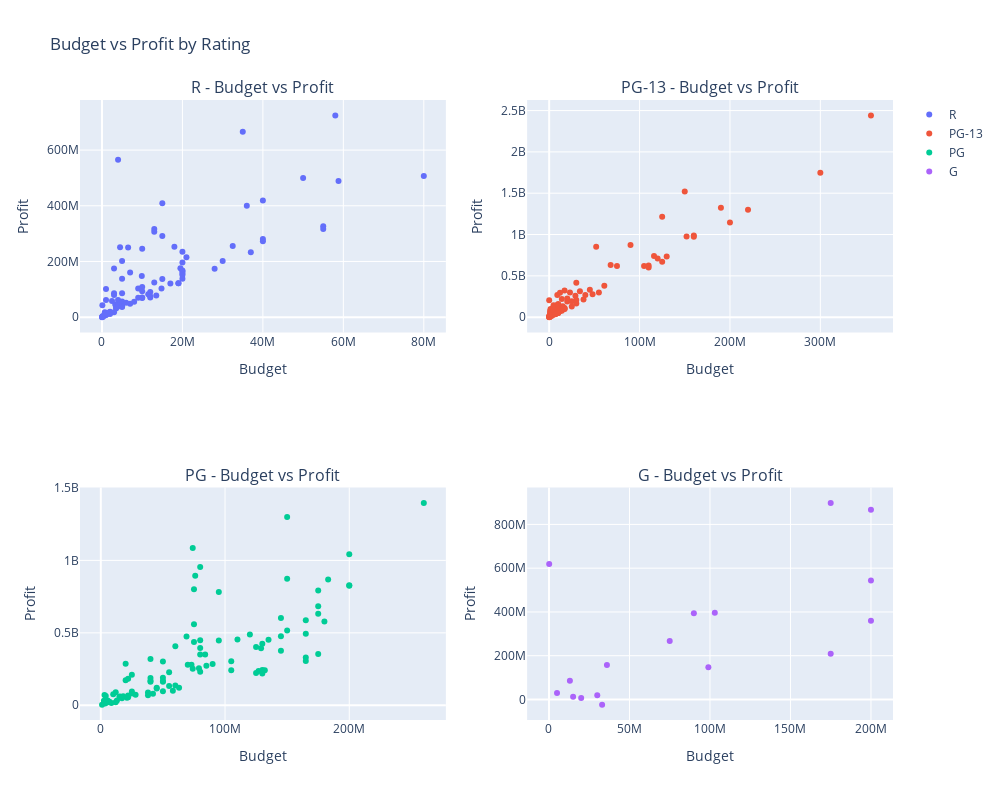

The code cell stored with this chart in its notebook:
### Code cell
## Top 100 films of each rating
r_rating = top_100[top_100['rating'] == 'R'].head(100)
pg13_rating = top_100[top_100['rating'] == 'PG-13'].head(100)
pg_rating = top_100[top_100['rating'] == 'PG'].head(100)
g_rating = top_100[top_100['rating'] == 'G'].head(100)


## Creating the subplot figure for plotly
fig = make_subplots(
    rows=2, cols=2,
    subplot_titles=('R - Budget vs Profit', 'PG-13 - Budget vs Profit', 'PG - Budget vs Profit',
                    'G - Budget vs Profit'))

## Creating each scatter for the subplot
fig.add_trace(go.Scatter(x=r_rating['budget'], y=r_rating['Profit'], 
                         mode='markers', name='R', hovertext=r_rating['title']), 
                         row=1, col=1)

fig.add_trace(go.Scatter(x=pg13_rating['budget'], y=pg13_rating['Profit'], 
                         mode='markers', name='PG-13', hovertext=pg13_rating['title']), 
                         row=1, col=2)

fig.add_trace(go.Scatter(x=pg_rating['budget'], y=pg_rating['Profit'], 
                         mode='markers', name='PG', hovertext=pg_rating['title']), 
                         row=2, col=1)

fig.add_trace(go.Scatter(x=g_rating['budget'], y=g_rating['Profit'], 
                         mode='markers', name='G', hovertext=g_rating['title']), 
                         row=2, col=2)

## Fixing the X and Y axes
fig.update_xaxes(title_text="Budget", row=1, col=1)
fig.update_xaxes(title_text="Budget", row=1, col=2)
fig.update_xaxes(title_text="Budget", row=2, col=1)
fig.update_xaxes(title_text="Budget", row=2, col=2)

fig.update_yaxes(title_text="Profit", row=1, col=1)
fig.update_yaxes(title_text="Profit", row=1, col=2)
fig.update_yaxes(title_text="Profit", row=2, col=1)
fig.update_yaxes(title_text="Profit", row=2, col=2)

## Updating the layout information
fig.update_layout(height=800, width=1000,
                  title_text="Budget vs Profit by Rating")

fig.show()

### Figure 1 — Plotly figure (JSON) as saved in the notebook; plotly's stock layout.template omitted (floating-point values rounded to 4 significant figures)
{"data": [{"hovertext": ["The Gallows", "Fifty Shades of Grey", "The Devil Inside", "Unfriended", "Paranormal Activity 2", "Get Out", "Paranormal Activity 3", "Annabelle", "The Purge", "The King's Speech", "Paranormal Activity 4", "Sinister", "Black Swan", "Halloween", "Dope", "Your Sister's Sister", "The Conjuring", "Magic Mike", "A Haunted House", "Annabelle: Creation", "It", "A Ghost Story", "Paranormal Activity: The Marked Ones", "Moonlight", "Unfriended: Dark Web", "Sleight", "Don't Breathe", "Whiplash", "Neighbors", "Hello, My Name Is Doris", "Deadpool", "The Boy Next Door", "Us", "The Purge: Anarchy", "Ma", "Boyhood", "A Star Is Born", "Grandma", "The Purge: Election Year", "The Gift", "The Witch", "Lucy", "Silver Linings Playbook", "The Big Sick", "Dallas Buyers Club", "Ted", "No Escape", "It Follows", "Bad Teacher", "The Sessions", "Call Me by Your Name", "The First Purge", "Jigsaw", "Bellflower", "Monsters", "Jackass Presents: Bad Grandpa", "Meet the Blacks", "The Shape of Water", "The Kids Are All Right", "Buried", "Ready or Not", "Unsane", "12 Years a Slave", "American Sniper", "Bad Moms", "Blair Witch", "Oculus", "The Descendants", "Bridesmaids", "Manchester by the Sea", "Jackass 3D", "Project X", "As Above, So Below", "I Am Not Your Negro", "Silent House", "Dirty Grandpa", "Tangerine", "Let's Be Cops", "The Conjuring 2", "Hereditary", "Magic Mike XXL", "Begin Again", "End of Watch", "Paranormal Activity: The Ghost Dimension", "Hustlers", "Resident Evil: The Final Chapter", "Annabelle Comes Home", "Girls Trip", "Sausage Party", "The Hangover Part II", "We're the Millers", "About Time", "Straight Outta Compton", "K-12", "Before Midnight", "Fifty Shades Darker", "Winter's Bone", "Act of Valor", "Crawl", "Fifty Shades Freed"], "mode": "markers", "name": "R", "type": "scatter", "x": [100000, 4000000, 1000000, 1000000, 3000000, 4500000, 5000000, 6500000, 3000000, 15000000, 5000000, 3000000, 13000000, 10000000, 700000, 125000, 13000000, 7000000, 2500000, 15000000, 35000000, 100000, 5000000, 4000000, 1000000, 250000, 9900000, 3300000, 18000000, 1000000, 58000000, 4000000, 20000000, 9000000, 5000000, 4000000, 36000000, 600000, 10000000, 5000000, 3500000, 40000000, 21000000, 5000000, 5000000, 50000000, 5000000, 2000000, 20000000, 1000000, 4000000, 13000000, 10000000, 17000, 500000, 15000000, 900000, 19500000, 3500000, 1987650, 6000000, 1500000, 20000000, 58800000, 20000000, 5000000, 5000000, 20000000, 32500000, 9000000, 20000000, 12000000, 5000000, 1000000, 2000000, 11500000, 100000, 17000000, 40000000, 10000000, 14800000, 8000000, 7000000, 10000000, 20000000, 40000000, 30000000, 19000000, 19000000, 80000000, 37000000, 12000000, 28000000, 50000, 3000000, 55000000, 2000000, 12000000, 13500000, 55000000], "xaxis": "x", "y": [42864410, 565651467, 100758490, 61882090, 174512032, 250907969, 202039844, 250547661, 86328627, 408999102, 137802657, 79515113, 316398046, 245485178, 17286781, 3117802, 306494638, 160739368, 57659584, 291515884, 665381748, 1851683, 85894962, 61336603, 15024987, 3739705, 147930487, 45682041, 252665134, 13659448, 724612155, 48425855, 235184580, 102928365, 56105672, 44137666, 400188866, 6605073, 108587880, 53978653, 36923945, 418863600, 215412453, 51411585, 50736588, 499368315, 49418872, 19528593, 196197492, 9656155, 37887595, 124056262, 92952888, 155935, 4560438, 136826547, 8197072, 175833312, 31205850, 17452114, 51615777, 12793601, 167733202, 488626372, 163936074, 40173154, 39446287, 157243185, 255883523, 69988148, 151685792, 90731865, 36898409, 7345298, 14527747, 82573028, 714868, 121224951, 280392818, 70200936, 103013057, 55464861, 48078146, 68903124, 137563598, 272242626, 201252591, 121552359, 121705322, 506764305, 232994119, 75100449, 173634991, 309377, 17994648, 326545846, 11796834, 70497035, 78042097, 316985018], "yaxis": "y"}, {"hovertext": ["Arrival", "Catfish", "The Quiet Ones", "Snow Flower and the Secret Fan", "Searching", "Insidious", "The Woman in Black 2: Angel of Death", "The Last Exorcism", "Like Crazy", "Courageous", "Split", "Lights Out", "Truth or Dare", "Happy Death Day", "The Fault in Our Stars", "Ouija", "A Quiet Place", "The Visit", "Another Earth", "Escape Room", "Bohemian Rhapsody", "Insidious: The Last Key", "The Imitation Game", "La La Land", "Green Book", "The Best Exotic Marigold Hotel", "Life in a Day", "Winchester", "Glass", "The Grace Card", "Beasts of the Southern Wild", "Lion", "The Lazarus Effect", "47 Meters Down", "Insidious: Chapter 3", "Jurassic World", "Harry Potter and the Deathly Hallows: Part 2", "Jumanji: Welcome to the Jungle", "Book Club", "Me Before You", "The Twilight Saga: Eclipse", "The Maze Runner", "Pitch Perfect 2", "Mama", "Easy A", "The Hunger Games", "Ouija: Origin of Evil", "Hunt for the Wilderpeople", "The Artist", "Still Alice", "The Iron Lady", "The Help", "Chronicle", "Philomena", "Taken 2", "The Theory of Everything", "Think Like a Man", "Furious 7", "Crazy Rich Asians", "Dark Skies", "Avengers: Endgame", "Knives Out", "Loving Vincent", "The Woman in Black", "Overboard", "Captain Marvel", "Countdown", "10 Cloverfield Lane", "Venom", "Les Misérables", "Happy Death Day 2U", "Aquaman", "Paper Towns", "Love & Friendship", "Spider-Man: Far from Home", "If I Stay", "The Shallows", "Gravity", "Lowriders", "The Twilight Saga: Breaking Dawn - Part 2", "The Avengers", "Avengers: Infinity War", "Taken 3", "Pitch Perfect", "Black Panther", "Skyline", "Deadpool 2", "The Hunger Games: Catching Fire", "True Grit", "The Vow", "The Twilight Saga: Breaking Dawn - Part 1", "Jojo Rabbit", "The Boy", "House at the End of the Street", "Murder on the Orient Express", "Jumanji: The Next Level", "Devil", "Ride Along", "Everything, Everything", "Gifted"], "mode": "markers", "name": "PG-13", "type": "scatter", "x": [10000, 30000, 200000, 134005, 1000000, 1500000, 1000000, 1800000, 250000, 1000000, 9000000, 4900000, 3500000, 4800000, 12000000, 5000000, 17000000, 5000000, 100000, 9000000, 52000000, 10000000, 14000000, 30000000, 23000000, 10000000, 45202, 3500000, 20000000, 200000, 1800000, 12000000, 3300000, 5500000, 10000000, 150000000, 125000000, 90000000, 10000000, 20000000, 68000000, 34000000, 29000000, 15000000, 8000000, 75000000, 9000000, 2500000, 15000000, 5000000, 13000000, 25000000, 15000000, 12000000, 45000000, 15000000, 12000000, 190000000, 30000000, 3500000, 356000000, 40000000, 5500000, 17000000, 12000000, 152000000, 6500000, 15000000, 116000000, 61000000, 9000000, 160000000, 12000000, 3000000, 160000000, 11000000, 17000000, 105000000, 916000, 120000000, 220000000, 300000000, 48000000, 17000000, 200000000, 10000000, 110000000, 130000000, 38000000, 30000000, 110000000, 14000000, 10000000, 6900000, 55000000, 125000000, 10000000, 25000000, 10000000, 7000000], "xaxis": "x2", "y": [203378186, 3503711, 17635162, 11214200, 74462037, 98057032, 47854305, 67632527, 8779150, 34185884, 269454358, 143968835, 91830493, 120679266, 295166834, 98590271, 323939361, 93450062, 1838783, 146712077, 851655259, 157885588, 219555708, 416486224, 298752656, 126836156, 561967, 40519588, 226999039, 2230735, 19307746, 128312928, 35056892, 56687529, 102983889, 1520400637, 1216511219, 872077546, 94438188, 188314186, 630491347, 314319861, 258144079, 131428180, 67026216, 619394724, 72705746, 20019390, 118432856, 39779195, 102890699, 191639112, 111636097, 88129872, 331141306, 108726688, 84070507, 1325047671, 208532921, 24358103, 2441800564, 269232797, 36687665, 111955898, 79244913, 976274794, 41521766, 95216998, 740085151, 380809770, 55600152, 988461807, 73512300, 18401949, 971927996, 67274843, 102100758, 618192705, 5396033, 709746820, 1298812988, 1748359754, 278479141, 98350426, 1146913161, 56984887, 624546611, 735011746, 214276927, 166114570, 602205856, 76335025, 54188367, 37387131, 297789811, 671575993, 52695489, 129468902, 51621140, 36046590], "yaxis": "y2"}, {"hovertext": ["War Room", "A Beautiful Day in the Neighborhood", "Minions", "Wonder", "2016: Obama's America", "Despicable Me 3", "Despicable Me 2", "The Secret Life of Pets", "Frozen II", "Downton Abbey", "Hidden Figures", "A Dog's Purpose", "Ice Age: Continental Drift", "The Karate Kid", "The Second Best Exotic Marigold Hotel", "Sing", "Heaven Is for Real", "Despicable Me", "The Lego Movie", "Show Dogs", "Peter Rabbit", "The Grinch", "Zootopia", "Hotel Transylvania 3: Summer Vacation", "The Lion King", "Incredibles 2", "Hotel Transylvania 2", "Aladdin", "Cinderella", "Paddington 2", "The Jungle Book", "An Inconvenient Sequel: Truth to Power", "The Secret Life of Pets 2", "Little Women", "The Greatest Showman", "Madagascar 3: Europe's Most Wanted", "Finding Dory", "Alice in Wonderland", "Paddington", "The Smurfs", "The Addams Family", "Life of Pi", "Diary of a Wimpy Kid", "The Lorax", "Inside Out", "God's Not Dead 2", "The Angry Birds Movie", "Planes", "Parental Guidance", "Forever My Girl", "Miracles from Heaven", "Coco", "Shrek Forever After", "A Dog's Way Home", "Kung Fu Panda 2", "Norm of the North", "The SpongeBob Movie: Sponge Out of Water", "The Croods", "The Emoji Movie", "How to Train Your Dragon 2", "Puss in Boots", "Into the Woods", "Shaun the Sheep Movie", "Journey 2: The Mysterious Island", "Hotel Transylvania", "The Boss Baby", "Maleficent", "Spider-Man: Into the Spider-Verse", "The Hundred-Foot Journey", "How to Train Your Dragon: The Hidden World", "Big Hero 6", "The Lego Batman Movie", "Ice Age: Collision Course", "God's Not Dead", "The Muppets", "Kung Fu Panda 3", "Alexander and the Terrible, Horrible, No Good, Very Bad Day", "Johnny English Reborn", "Earth to Echo", "Diary of a Wimpy Kid: Dog Days", "Diary of a Wimpy Kid: Rodrick Rules", "Mr. Popper's Penguins", "The Smurfs 2", "Captain Underpants: The First Epic Movie", "Smurfs: The Lost Village", "Ralph Breaks the Internet", "How to Train Your Dragon", "Planes: Fire & Rescue", "Hop", "The Nut Job", "The Adventures of Tintin", "Wreck-It Ralph", "Night at the Museum: Secret of the Tomb", "Paul Blart: Mall Cop 2", "Penguins of Madagascar", "Trolls", "Middle School: The Worst Years of My Life", "Goosebumps", "Katy Perry: Part of Me", "Mary Poppins Returns"], "mode": "markers", "name": "PG", "type": "scatter", "x": [3000000, 4000000, 74000000, 20000000, 2500000, 80000000, 76000000, 75000000, 150000000, 20000000, 25000000, 22000000, 95000000, 40000000, 10000000, 75000000, 12000000, 69000000, 60000000, 5500000, 50000000, 75000000, 150000000, 80000000, 260000000, 200000000, 80000000, 183000000, 95000000, 40000000, 175000000, 1000000, 80000000, 40000000, 84000000, 145000000, 200000000, 200000000, 55000000, 110000000, 40000000, 120000000, 15000000, 70000000, 175000000, 5000000, 73000000, 50000000, 25000000, 3500000, 16000000, 175000000, 165000000, 18000000, 150000000, 7000000, 74000000, 135000000, 50000000, 145000000, 130000000, 50000000, 25000000, 79000000, 85000000, 125000000, 180000000, 90000000, 22000000, 129000000, 165000000, 80000000, 105000000, 17000000, 45000000, 145000000, 28000000, 45000000, 13000000, 22000000, 21000000, 55000000, 105000000, 38000000, 60000000, 175000000, 165000000, 50000000, 63000000, 42000000, 130000000, 165000000, 127000000, 38000000, 132000000, 125000000, 8500000, 58000000, 12000000, 130000000], "xaxis": "x3", "y": [70267874, 63760877, 1085398397, 285937718, 30949086, 954799409, 894766005, 800457937, 1300026933, 172949437, 210956898, 183035819, 782244782, 319126022, 75978266, 559151679, 89888019, 474113985, 408060692, 33656854, 301266433, 436595957, 873784195, 448583774, 1396943394, 1042805359, 394800000, 867693953, 447351353, 187978523, 791550600, 4433926, 350051293, 169101214, 350993183, 601921274, 828570889, 825467110, 227370135, 453749323, 163044905, 489016565, 61196538, 278840316, 682611174, 19487848, 279333929, 189258712, 94772232, 12876066, 57983003, 632082196, 587600867, 62708134, 515692281, 23734502, 251186032, 452204668, 167776646, 476537519, 424987477, 162902372, 81209378, 256260290, 273375603, 402965936, 578410378, 285540831, 67514453, 392799505, 492827828, 231950384, 303579038, 47667874, 120184237, 376170825, 72654149, 115078586, 32681062, 55229695, 51526996, 132361754, 242545360, 87427681, 137183546, 354323962, 329878759, 96965787, 120953723, 78885527, 243993951, 306222889, 236204635, 69588225, 241515621, 221864462, 14816139, 100260952, 20726956, 219537494], "yaxis": "y3"}, {"hovertext": ["Logan", "Justin Bieber: Never Say Never", "Chimpanzee", "Toy Story 4", "Gnomeo & Juliet", "Rio", "Toy Story 3", "Rio 2", "Alvin and the Chipmunks: Chipwrecked", "Monsters University", "Cars 2", "The Peanuts Movie", "Cars 3", "Ramona and Beezus", "Winnie the Pooh", "Khumba", "The Young and Prodigious T.S. Spivet"], "mode": "markers", "name": "G", "type": "scatter", "x": [135000, 13000000, 5000000, 175000000, 36000000, 90000000, 200000000, 103000000, 75000000, 200000000, 200000000, 99000000, 175000000, 15000000, 30000000, 20000000, 33000000], "xaxis": "x4", "y": [618886436, 86036827, 29823764, 898394593, 157967670, 393866518, 866969703, 395781117, 267695435, 543559607, 359852396, 147233113, 208930656, 12293743, 19871429, 7187375, -23505211], "yaxis": "y4"}], "layout": {"annotations": [{"font": {"size": 16}, "showarrow": false, "text": "R - Budget vs Profit", "x": 0.225, "xanchor": "center", "xref": "paper", "y": 1, "yanchor": "bottom", "yref": "paper"}, {"font": {"size": 16}, "showarrow": false, "text": "PG-13 - Budget vs Profit", "x": 0.775, "xanchor": "center", "xref": "paper", "y": 1, "yanchor": "bottom", "yref": "paper"}, {"font": {"size": 16}, "showarrow": false, "text": "PG - Budget vs Profit", "x": 0.225, "xanchor": "center", "xref": "paper", "y": 0.375, "yanchor": "bottom", "yref": "paper"}, {"font": {"size": 16}, "showarrow": false, "text": "G - Budget vs Profit", "x": 0.775, "xanchor": "center", "xref": "paper", "y": 0.375, "yanchor": "bottom", "yref": "paper"}], "height": 800, "title": {"text": "Budget vs Profit by Rating"}, "width": 1000, "xaxis": {"anchor": "y", "domain": [0, 0.45], "title": {"text": "Budget"}}, "xaxis2": {"anchor": "y2", "domain": [0.55, 1], "title": {"text": "Budget"}}, "xaxis3": {"anchor": "y3", "domain": [0, 0.45], "title": {"text": "Budget"}}, "xaxis4": {"anchor": "y4", "domain": [0.55, 1], "title": {"text": "Budget"}}, "yaxis": {"anchor": "x", "domain": [0.625, 1], "title": {"text": "Profit"}}, "yaxis2": {"anchor": "x2", "domain": [0.625, 1], "title": {"text": "Profit"}}, "yaxis3": {"anchor": "x3", "domain": [0, 0.375], "title": {"text": "Profit"}}, "yaxis4": {"anchor": "x4", "domain": [0, 0.375], "title": {"text": "Profit"}}}}
